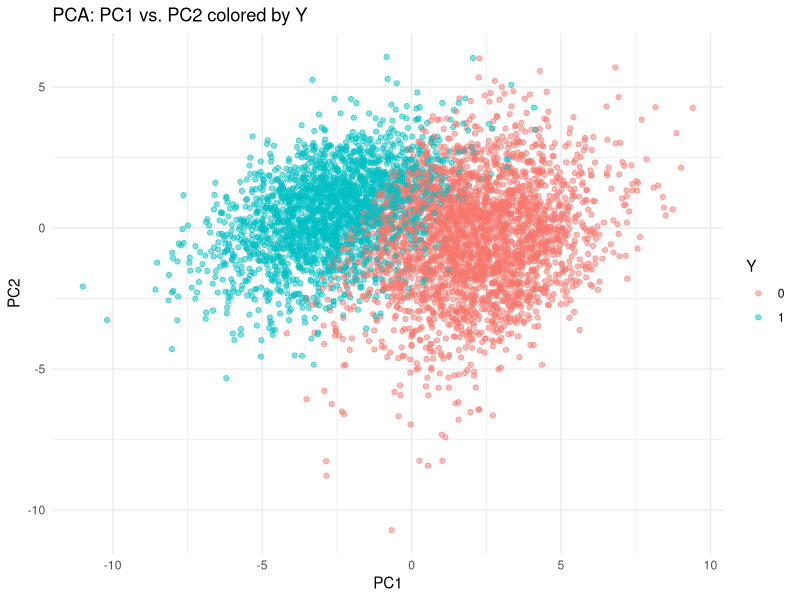
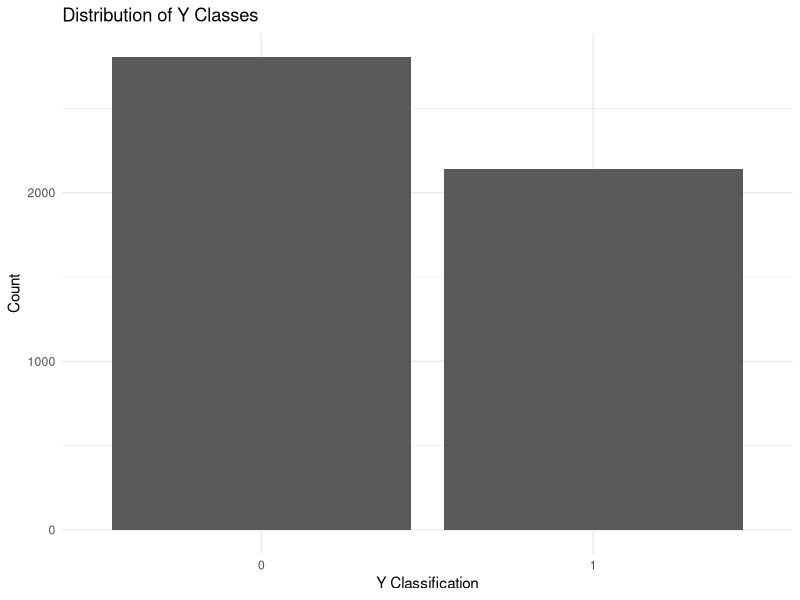
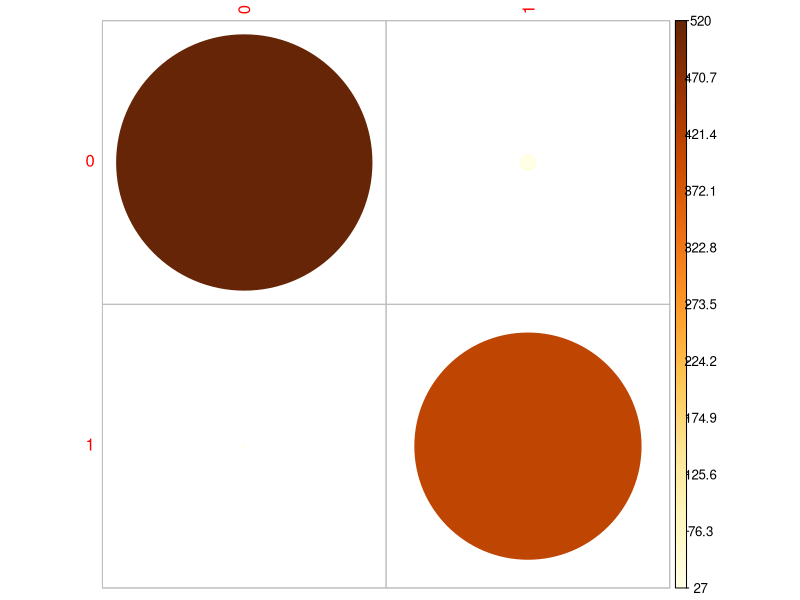
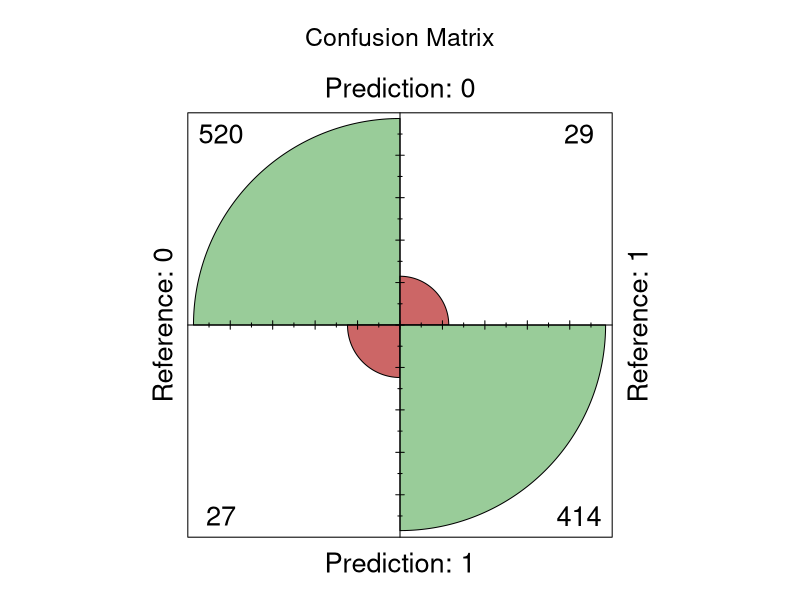
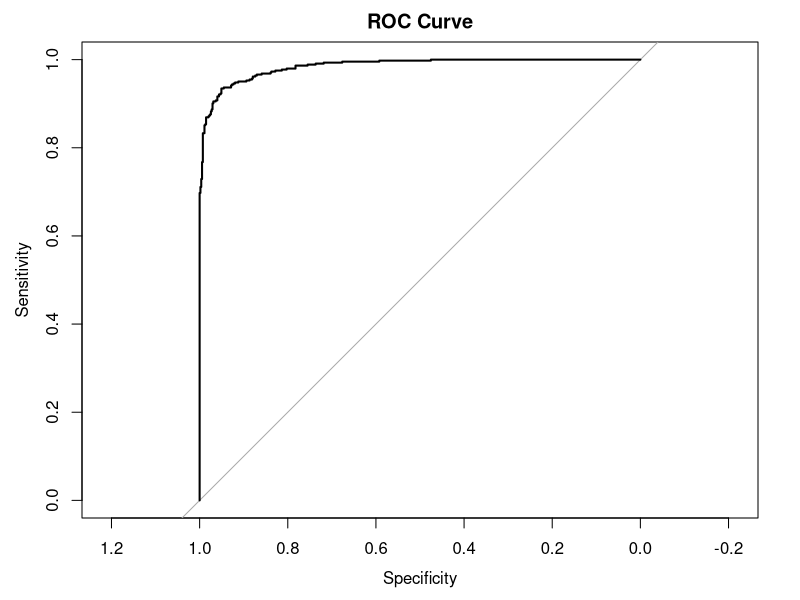

These charts were generated, in order, by the following R code:
## ---- chunk 1
knitr::opts_chunk$set(echo = TRUE)
## ---- chunk 2
library(tidyverse)
## ---- chunk 3
train <- read_csv("train_data.csv")
test_x <- read_csv("test_data_x.csv")
## ---- chunk 4
set.seed(123)
train_index <- sample(1:nrow(train), 0.8*nrow(train))
train_data <- train[train_index,]
validation_data <- train[-train_index,]

## ---- chunk 5
# Training set
X_train <- as.matrix(train_data %>% dplyr::select(-Y))
Y_train <- as.matrix(train_data %>% dplyr::select(Y))

# Validation set
X_val <- as.matrix(validation_data %>% dplyr::select(-Y))
Y_val <- as.matrix(validation_data %>% dplyr::select(Y))

## ---- chunk 6
library(glmnet)

# Fit the model
lasso_model <- cv.glmnet(X_train, Y_train, family = "binomial", alpha = 1)

# Make predictions
Y_pred_lasso <- predict(lasso_model, s = "lambda.min", newx = X_val, type = "response")

# Calculate the accuracy
Y_pred_class_lasso <- ifelse(Y_pred_lasso > 0.5, 1, 0)
mean(Y_pred_class_lasso == Y_val)

# Confusion matrix
table(Y_pred_class_lasso, Y_val)

# Log likelihood loss
log_loss <- -mean(Y_val*log(Y_pred_lasso) + (1-Y_val)*log(1-Y_pred_lasso))
log_loss

# Show the coefficients
coef(lasso_model, s = "lambda.min")

## ---- chunk 7
library(e1071)

# Fit the model
svm_model <- svm(X_train, Y_train, kernel = "radial")

# Make predictions
Y_pred_svm <- predict(svm_model, X_val)
Y_pred_class_svm <- ifelse(Y_pred_svm > 0.5, 1, 0)

# Calculate the accuracy
mean(Y_pred_class_svm == Y_val)

# Confusion matrix
table(Y_pred_class_svm, Y_val)
## ---- chunk 8
# Training set with only lasso variables
X_train <- as.matrix(train_data %>% dplyr::select(-c(Y,
                                                     Area,
                                                     MajorAxisLength,
                                                     MinorAxisLength,
                                                     EquivDiameter,
                                                     Compactness,
                                                     ShapeFactor2,
                                                     ShapeFactor3)))
Y_train <- as.matrix(train_data %>% dplyr::select(Y))

# Validation set with only lasso variables
X_val <- as.matrix(validation_data %>% dplyr::select(-c(Y,
                                                     Area,
                                                     MajorAxisLength,
                                                     MinorAxisLength,
                                                     EquivDiameter,
                                                     Compactness,
                                                     ShapeFactor2,
                                                     ShapeFactor3)))
Y_val <- as.matrix(validation_data %>% dplyr::select(Y))

# Fit the model
svm_model <- svm(X_train, Y_train, kernel = "radial")

# Make predictions
Y_pred_svm <- predict(svm_model, X_val)
Y_pred_class_svm <- ifelse(Y_pred_svm > 0.5, 1, 0)

# Calculate the accuracy
mean(Y_pred_class_svm == Y_val)

# Confusion matrix
table(Y_pred_class_svm, Y_val)
## ---- chunk 9
# Training set
X_train <- as.matrix(train_data %>% dplyr::select(-Y))
Y_train <- as.matrix(train_data %>% dplyr::select(Y))

# Validation set
X_val <- as.matrix(validation_data %>% dplyr::select(-Y))
Y_val <- as.matrix(validation_data %>% dplyr::select(Y))

# Define ranges for the tuning parameters
costs <- c(0.6, 0.7, 0.8, 0.9, 1)
gammas <- c(0.008, 0.009, 0.01, 0.02, 0.025, 0.03, 0.035, 0.04, 0.045)

# Initialize variables to store the best parameters and highest accuracy
best_cost <- NULL
best_gamma <- NULL
highest_accuracy <- 0

# Loop through all combinations of cost and gamma
for (cost in costs) {
  for (gamma in gammas) {
    # Fit the model with the current combination of parameters
    svm_model <- svm(X_train, Y_train, kernel = "radial", cost = cost, gamma = gamma)
    
    # Make predictions
    Y_pred_svm <- predict(svm_model, X_val)
    Y_pred_class_svm <- ifelse(Y_pred_svm > 0.5, 1, 0)  # Assuming your Y is a binary outcome

    # Calculate the accuracy
    current_accuracy <- mean(Y_pred_class_svm == Y_val)

    # Update the best parameters if the current accuracy is higher
    if (current_accuracy > highest_accuracy) {
      highest_accuracy <- current_accuracy
      best_cost <- cost
      best_gamma <- gamma
    }
  }
}

# Output the best parameters and the highest accuracy
cat("Best Cost: ", best_cost, "\n")
cat("Best Gamma: ", best_gamma, "\n")
cat("Highest Accuracy: ", highest_accuracy, "\n")
## ---- chunk 10
# Fit the ideal model
svm_model <- svm(X_train, Y_train, kernel = "radial", cost=0.7, gamma=0.01)

# Make predictions
Y_pred_svm <- predict(svm_model, X_val)
Y_pred_class_svm <- ifelse(Y_pred_svm > 0.5, 1, 0)

# Calculate the accuracy
mean(Y_pred_class_svm == Y_val)

# Confusion matrix
table(Y_pred_class_svm, Y_val)
## ---- chunk 11
# Assuming 'train' is your dataset and 'Y' is the response variable
# Extract features for PCA (exclude the response variable Y)
features <- train[, setdiff(names(train), "Y")]

# Perform PCA, make sure to scale and center the data
pca_result <- prcomp(features, scale. = TRUE, center = TRUE)

# Extract the first two principal components
pc1 <- pca_result$x[, 1]
pc2 <- pca_result$x[, 2]

# Create a data frame for plotting
plot_data <- data.frame(PC1 = pc1, PC2 = pc2, Y = train$Y)

# Generate the plot
ggplot(plot_data, aes(x = PC1, y = PC2, color = factor(Y))) +
  geom_point(alpha = 0.5) +  # alpha for better visibility if points overlap
  labs(color = "Y") +        # Label the color legend
  theme_minimal() +          # Optional: use a minimal theme
  ggtitle("PCA: PC1 vs. PC2 colored by Y")  # Add a title to the plot
## ---- chunk 12
ggplot(plot_data, aes(as.factor(Y))) +
    geom_bar() +
    theme_minimal() +
    labs(title="Distribution of Y Classes",
         y="Count",
         x="Y Classification")
## ---- chunk 13
library(caret)
# Convert predictions to factor for confusion matrix calculation if needed
Y_val <- factor(Y_val, levels = c(0, 1))
Y_pred_class_svm <- factor(Y_pred_class_svm, levels = c(0, 1))

# Confusion matrix
conf_matrix <- confusionMatrix(Y_pred_class_svm, Y_val)
print(conf_matrix)

# Plotting the confusion matrix
library(corrplot)
corrplot::corrplot(conf_matrix$table, is.corr = FALSE)

# Accuracy
accuracy <- sum(Y_pred_class_svm == Y_val) / length(Y_val)
print(paste("Accuracy:", accuracy))

# Calculating precision, recall, and F1-score
precision <- posPredValue(Y_pred_class_svm, Y_val, positive = "1")
recall <- sensitivity(Y_pred_class_svm, Y_val, positive = "1")
f1_score <- (2 * precision * recall) / (precision + recall)

print(paste("Precision:", precision))
print(paste("Recall:", recall))
print(paste("F1 Score:", f1_score))
## ---- chunk 14
library(pROC) 
# Calculate confusion matrix
conf_matrix <- confusionMatrix(as.factor(Y_pred_class_svm), as.factor(Y_val))

# Plot confusion matrix
fourfoldplot(conf_matrix$table, color = c("#CC6666", "#99CC99"), conf.level = 0, margin = 1, main = "Confusion Matrix")

# ROC curve and AUC
roc_obj <- roc(as.numeric(as.factor(Y_val)), as.numeric(Y_pred_svm))
plot(roc_obj, main="ROC Curve")
auc(roc_obj)
